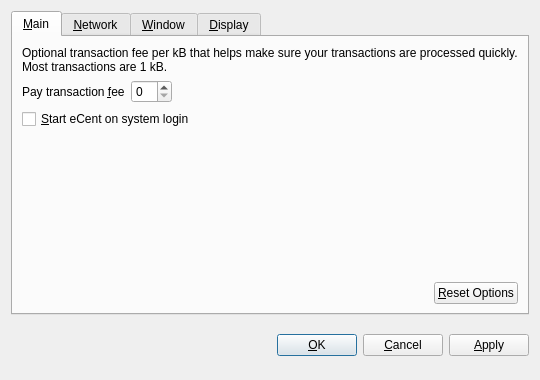
<?xml version="1.0" encoding="UTF-8"?>
<ui version="4.0">
 <class>OptionsDialog</class>
 <widget class="QDialog" name="OptionsDialog">
  <property name="geometry">
   <rect>
    <x>0</x>
    <y>0</y>
    <width>540</width>
    <height>380</height>
   </rect>
  </property>
  <property name="windowTitle">
   <string>Options</string>
  </property>
  <property name="modal">
   <bool>true</bool>
  </property>
  <layout class="QVBoxLayout" name="verticalLayout">
   <item>
    <widget class="QTabWidget" name="tabWidget">
     <property name="tabPosition">
      <enum>QTabWidget::North</enum>
     </property>
     <property name="currentIndex">
      <number>0</number>
     </property>
     <widget class="QWidget" name="tabMain">
      <attribute name="title">
       <string>&amp;Main</string>
      </attribute>
      <layout class="QVBoxLayout" name="verticalLayout_Main">
       <item>
        <widget class="QLabel" name="transactionFeeInfoLabel">
         <property name="text">
          <string>Optional transaction fee per kB that helps make sure your transactions are processed quickly. Most transactions are 1 kB.</string>
         </property>
         <property name="textFormat">
          <enum>Qt::PlainText</enum>
         </property>
         <property name="wordWrap">
          <bool>true</bool>
         </property>
        </widget>
       </item>
       <item>
        <layout class="QHBoxLayout" name="horizontalLayout_1_Main">
         <item>
          <widget class="QLabel" name="transactionFeeLabel">
           <property name="text">
            <string>Pay transaction &amp;fee</string>
           </property>
           <property name="textFormat">
            <enum>Qt::PlainText</enum>
           </property>
           <property name="buddy">
            <cstring>transactionFee</cstring>
           </property>
          </widget>
         </item>
         <item>
          <widget class="BitcoinAmountField" name="transactionFee"/>
         </item>
         <item>
          <spacer name="horizontalSpacer_1_Main">
           <property name="orientation">
            <enum>Qt::Horizontal</enum>
           </property>
           <property name="sizeHint" stdset="0">
            <size>
             <width>40</width>
             <height>20</height>
            </size>
           </property>
          </spacer>
         </item>
        </layout>
       </item>
       <item>
        <widget class="QCheckBox" name="bitcoinAtStartup">
         <property name="toolTip">
          <string>Automatically start eCent after logging in to the system.</string>
         </property>
         <property name="text">
          <string>&amp;Start eCent on system login</string>
         </property>
        </widget>
       </item>
       <item>
        <spacer name="verticalSpacer_Main">
         <property name="orientation">
          <enum>Qt::Vertical</enum>
         </property>
         <property name="sizeHint" stdset="0">
          <size>
           <width>20</width>
           <height>40</height>
          </size>
         </property>
        </spacer>
       </item>
       <item>
        <layout class="QHBoxLayout" name="horizontalLayout_2_Main">
         <item>
          <spacer name="horizontalSpacer_2_Main">
           <property name="orientation">
            <enum>Qt::Horizontal</enum>
           </property>
           <property name="sizeHint" stdset="0">
            <size>
             <width>40</width>
             <height>20</height>
            </size>
           </property>
          </spacer>
         </item>
         <item>
          <widget class="QPushButton" name="resetButton">
           <property name="toolTip">
            <string>Reset all client options to default.</string>
           </property>
           <property name="text">
            <string>&amp;Reset Options</string>
           </property>
           <property name="autoDefault">
            <bool>false</bool>
           </property>
          </widget>
         </item>
        </layout>
       </item>
      </layout>
     </widget>
     <widget class="QWidget" name="tabNetwork">
      <attribute name="title">
       <string>&amp;Network</string>
      </attribute>
      <layout class="QVBoxLayout" name="verticalLayout_Network">
       <item>
        <widget class="QCheckBox" name="mapPortUpnp">
         <property name="toolTip">
          <string>Automatically open the eCent client port on the router. This only works when your router supports UPnP and it is enabled.</string>
         </property>
         <property name="text">
          <string>Map port using &amp;UPnP</string>
         </property>
        </widget>
       </item>
       <item>
        <widget class="QCheckBox" name="connectSocks">
         <property name="toolTip">
          <string>Connect to the eCent network through a SOCKS proxy (e.g. when connecting through Tor).</string>
         </property>
         <property name="text">
          <string>&amp;Connect through SOCKS proxy:</string>
         </property>
        </widget>
       </item>
       <item>
        <layout class="QHBoxLayout" name="horizontalLayout_Network">
         <item>
          <widget class="QLabel" name="proxyIpLabel">
           <property name="text">
            <string>Proxy &amp;IP:</string>
           </property>
           <property name="textFormat">
            <enum>Qt::PlainText</enum>
           </property>
           <property name="buddy">
            <cstring>proxyIp</cstring>
           </property>
          </widget>
         </item>
         <item>
          <widget class="QValidatedLineEdit" name="proxyIp">
           <property name="maximumSize">
            <size>
             <width>140</width>
             <height>16777215</height>
            </size>
           </property>
           <property name="toolTip">
            <string>IP address of the proxy (e.g. 127.0.0.1)</string>
           </property>
          </widget>
         </item>
         <item>
          <widget class="QLabel" name="proxyPortLabel">
           <property name="text">
            <string>&amp;Port:</string>
           </property>
           <property name="textFormat">
            <enum>Qt::PlainText</enum>
           </property>
           <property name="buddy">
            <cstring>proxyPort</cstring>
           </property>
          </widget>
         </item>
         <item>
          <widget class="QLineEdit" name="proxyPort">
           <property name="maximumSize">
            <size>
             <width>55</width>
             <height>16777215</height>
            </size>
           </property>
           <property name="toolTip">
            <string>Port of the proxy (e.g. 9050)</string>
           </property>
          </widget>
         </item>
         <item>
          <widget class="QLabel" name="socksVersionLabel">
           <property name="text">
            <string>SOCKS &amp;Version:</string>
           </property>
           <property name="textFormat">
            <enum>Qt::PlainText</enum>
           </property>
           <property name="buddy">
            <cstring>socksVersion</cstring>
           </property>
          </widget>
         </item>
         <item>
          <widget class="QValueComboBox" name="socksVersion">
           <property name="toolTip">
            <string>SOCKS version of the proxy (e.g. 5)</string>
           </property>
          </widget>
         </item>
         <item>
          <spacer name="horizontalSpacer_Network">
           <property name="orientation">
            <enum>Qt::Horizontal</enum>
           </property>
           <property name="sizeHint" stdset="0">
            <size>
             <width>40</width>
             <height>20</height>
            </size>
           </property>
          </spacer>
         </item>
        </layout>
       </item>
       <item>
        <spacer name="verticalSpacer_Network">
         <property name="orientation">
          <enum>Qt::Vertical</enum>
         </property>
         <property name="sizeHint" stdset="0">
          <size>
           <width>20</width>
           <height>40</height>
          </size>
         </property>
        </spacer>
       </item>
      </layout>
     </widget>
     <widget class="QWidget" name="tabWindow">
      <attribute name="title">
       <string>&amp;Window</string>
      </attribute>
      <layout class="QVBoxLayout" name="verticalLayout_Window">
       <item>
        <widget class="QCheckBox" name="minimizeToTray">
         <property name="toolTip">
          <string>Show only a tray icon after minimizing the window.</string>
         </property>
         <property name="text">
          <string>&amp;Minimize to the tray instead of the taskbar</string>
         </property>
        </widget>
       </item>
       <item>
        <widget class="QCheckBox" name="minimizeOnClose">
         <property name="toolTip">
          <string>Minimize instead of exit the application when the window is closed. When this option is enabled, the application will be closed only after selecting Quit in the menu.</string>
         </property>
         <property name="text">
          <string>M&amp;inimize on close</string>
         </property>
        </widget>
       </item>
       <item>
        <spacer name="verticalSpacer_Window">
         <property name="orientation">
          <enum>Qt::Vertical</enum>
         </property>
         <property name="sizeHint" stdset="0">
          <size>
           <width>20</width>
           <height>40</height>
          </size>
         </property>
        </spacer>
       </item>
      </layout>
     </widget>
     <widget class="QWidget" name="tabDisplay">
      <attribute name="title">
       <string>&amp;Display</string>
      </attribute>
      <layout class="QVBoxLayout" name="verticalLayout_Display">
       <item>
        <layout class="QHBoxLayout" name="horizontalLayout_1_Display">
         <item>
          <widget class="QLabel" name="langLabel">
           <property name="text">
            <string>User Interface &amp;language:</string>
           </property>
           <property name="textFormat">
            <enum>Qt::PlainText</enum>
           </property>
           <property name="buddy">
            <cstring>lang</cstring>
           </property>
          </widget>
         </item>
         <item>
          <widget class="QValueComboBox" name="lang">
           <property name="toolTip">
            <string>The user interface language can be set here. This setting will take effect after restarting eCent.</string>
           </property>
          </widget>
         </item>
        </layout>
       </item>
       <item>
        <layout class="QHBoxLayout" name="horizontalLayout_2_Display">
         <item>
          <widget class="QLabel" name="unitLabel">
           <property name="text">
            <string>&amp;Unit to show amounts in:</string>
           </property>
           <property name="textFormat">
            <enum>Qt::PlainText</enum>
           </property>
           <property name="buddy">
            <cstring>unit</cstring>
           </property>
          </widget>
         </item>
         <item>
          <widget class="QValueComboBox" name="unit">
           <property name="toolTip">
            <string>Choose the default subdivision unit to show in the interface and when sending coins.</string>
           </property>
          </widget>
         </item>
        </layout>
       </item>
       <item>
        <widget class="QCheckBox" name="displayAddresses">
         <property name="toolTip">
          <string>Whether to show eCent addresses in the transaction list or not.</string>
         </property>
         <property name="text">
          <string>&amp;Display addresses in transaction list</string>
         </property>
        </widget>
       </item>
       <item>
        <widget class="QCheckBox" name="coinControlFeatures">
         <property name="toolTip">
          <string>Whether to show coin control features or not.</string>
         </property>
         <property name="text">
          <string>Display coin &amp;control features (experts only!)</string>
         </property>
        </widget>
       </item>
       <item>
        <spacer name="verticalSpacer_Display">
         <property name="orientation">
          <enum>Qt::Vertical</enum>
         </property>
         <property name="sizeHint" stdset="0">
          <size>
           <width>20</width>
           <height>40</height>
          </size>
         </property>
        </spacer>
       </item>
      </layout>
     </widget>
    </widget>
   </item>
   <item>
    <layout class="QHBoxLayout" name="horizontalLayout_Buttons">
     <item>
      <spacer name="horizontalSpacer_1">
       <property name="orientation">
        <enum>Qt::Horizontal</enum>
       </property>
       <property name="sizeHint" stdset="0">
        <size>
         <width>40</width>
         <height>48</height>
        </size>
       </property>
      </spacer>
     </item>
     <item>
      <widget class="QLabel" name="statusLabel">
       <property name="font">
        <font>
         <weight>75</weight>
         <bold>true</bold>
        </font>
       </property>
       <property name="text">
        <string/>
       </property>
       <property name="textFormat">
        <enum>Qt::PlainText</enum>
       </property>
       <property name="wordWrap">
        <bool>true</bool>
       </property>
      </widget>
     </item>
     <item>
      <spacer name="horizontalSpacer_2">
       <property name="orientation">
        <enum>Qt::Horizontal</enum>
       </property>
       <property name="sizeHint" stdset="0">
        <size>
         <width>40</width>
         <height>48</height>
        </size>
       </property>
      </spacer>
     </item>
     <item>
      <widget class="QPushButton" name="okButton">
       <property name="text">
        <string>&amp;OK</string>
       </property>
      </widget>
     </item>
     <item>
      <widget class="QPushButton" name="cancelButton">
       <property name="text">
        <string>&amp;Cancel</string>
       </property>
       <property name="autoDefault">
        <bool>false</bool>
       </property>
      </widget>
     </item>
     <item>
      <widget class="QPushButton" name="applyButton">
       <property name="text">
        <string>&amp;Apply</string>
       </property>
       <property name="autoDefault">
        <bool>false</bool>
       </property>
      </widget>
     </item>
    </layout>
   </item>
  </layout>
 </widget>
 <customwidgets>
  <customwidget>
   <class>BitcoinAmountField</class>
   <extends>QSpinBox</extends>
   <header>bitcoinamountfield.h</header>
  </customwidget>
  <customwidget>
   <class>QValueComboBox</class>
   <extends>QComboBox</extends>
   <header>qvaluecombobox.h</header>
  </customwidget>
  <customwidget>
   <class>QValidatedLineEdit</class>
   <extends>QLineEdit</extends>
   <header>qvalidatedlineedit.h</header>
  </customwidget>
 </customwidgets>
 <resources/>
 <connections/>
</ui>
